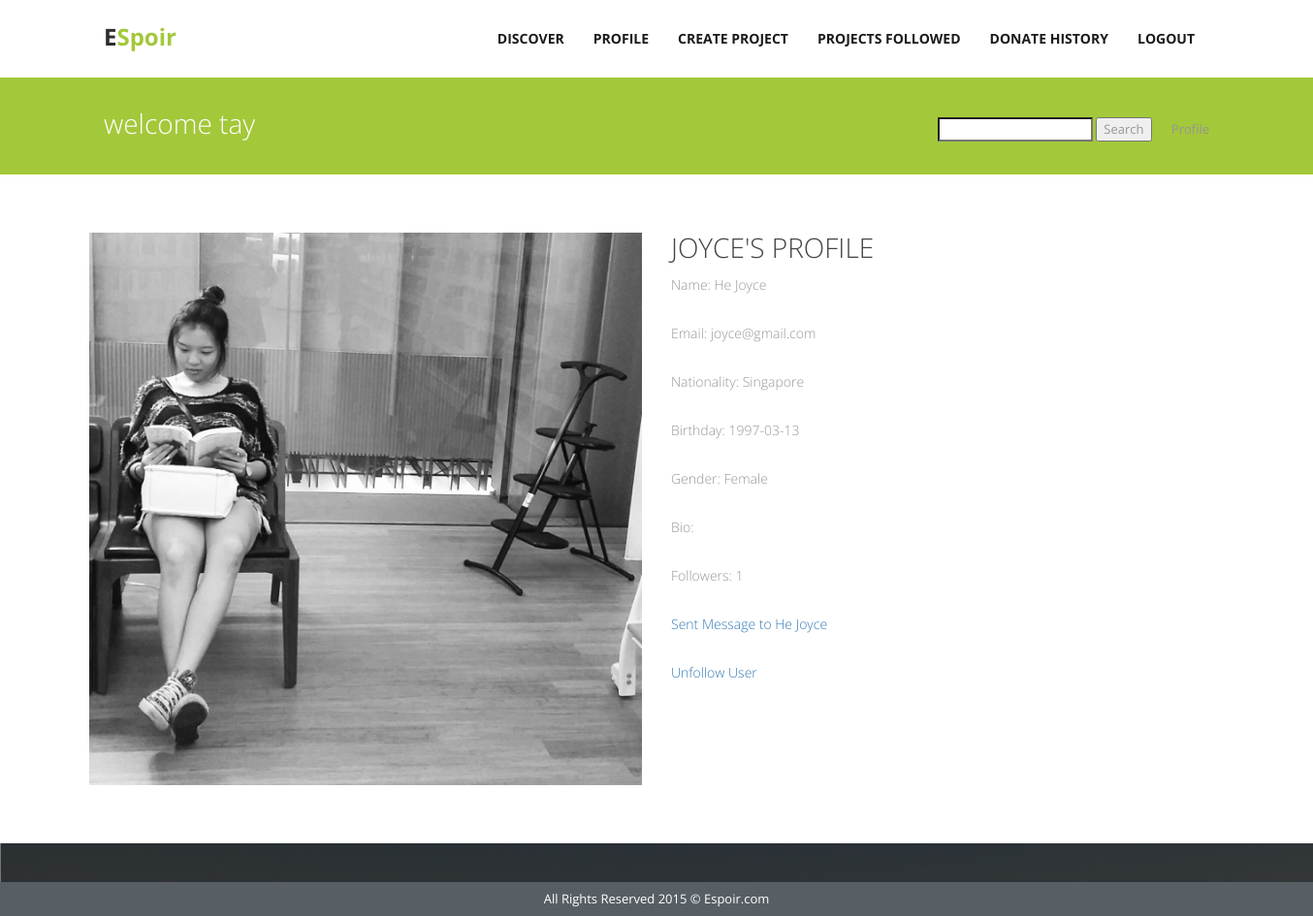
/viewProfile.php?userEmail=joyce@gmail.com (signed in), run on the app's committed database.
### tables this page shows
CREATE TABLE IF NOT EXISTS `user` (
  `userEmail` varchar(255) NOT NULL,
  `password` varchar(255) NOT NULL,
  `firstName` varchar(255) NOT NULL,
  `lastName` varchar(255) NOT NULL,
  `nationality` varchar(50) NOT NULL,
  `birthday` date NOT NULL,
  `gender` enum('Female','Male') NOT NULL,
  `picScr` blob NOT NULL,
  `picName` varchar(8000) NOT NULL,
  `bio` text
);

### viewProfile.php (the view, shortened to what this page needs)
<!DOCTYPE html>
<html lang="en">
<head>
    <link href="css/bootstrap.css" rel="stylesheet">
    <link href="//maxcdn.bootstrapcdn.com/font-awesome/4.2.0/css/font-awesome.min.css" rel="stylesheet">
    <link href="css/responsiveslides.css" rel="stylesheet">
    <link href="css/style.css" rel="stylesheet">
</head>
<?php
    include("db.php");
	$emailtxt = $_SESSION["emailtxt"];
	$sql = "SELECT * FROM user WHERE userEmail = '$emailtxt'";
	if ($result=mysqli_query($mysqli,$sql))
    {
        $rowcount=mysqli_num_rows($result);
    }
	if($rowcount==1)
	{
        $row = mysqli_fetch_array($result,MYSQLI_ASSOC);
	}
	else
	{
		echo '<script language="javascript">';
		echo 'alert("Wrong username/password");';
		echo 'window.location.href="../CS2102/loginreg.php";';
		echo '</script>';
	}
if(isset($_GET["userEmail"])){
	$searchUser = $_GET["userEmail"];
	$sql2 = "SELECT * FROM user WHERE userEmail = '$searchUser'";
	$result2=mysqli_query($mysqli,$sql2);
	$row2 = mysqli_fetch_array($result2,MYSQLI_ASSOC);
}
  ?>
<?php
  	$sql5 = "SELECT COUNT(following) FROM subscription WHERE following ='$searchUser'";
	 $count5=mysqli_query($mysqli,$sql5) or die(mysqli_error());
	 $result5 = mysqli_fetch_assoc($count5);
	 $total5 = $result5['COUNT(following)'];
  ?>
<body data-responsejs='{ "create": [ { "prop": "width", "breakpoints": [0, 320, 481, 641, 961, 1025, 1281, 1400] }]}'>
    <div class="wrapper">
        <div class="container">
            <nav class="navbar navbar-default">
                <div class="container-fluid">
                    <div class="navbar-header">
                        <a class="navbar-brand">E<span>Spoir</span></a>
                    </div>
                    <div class="collapse navbar-collapse pull-right" id="bs-example-navbar-collapse-1">
                        <ul class="nav navbar-nav">
                            <li><a href="discoverlogin.php">Discover </a></li>
                            <li><a href="profile.php">Profile</a></li>
                            <li><a href="createProject.php">Create Project</a></li>
                            <li><a href="projfollist.php">Projects Followed</a></li>
                            <li><a href="transactions.php">Donate History </a></li>
                            <li><a href="logout.php" id="logout">Logout</a></li>
                        </ul>
                    </div>
                </div>
            </nav>
        </div>
    </div>
    <div class="inner-head">
        <div class="container">
            <div class="col-lg-12">
                <h4 class="pull-left">welcome <?php echo $row["firstName"] ?></h4>
                <form method="post" action="search.php">
                    <p class="pull-right pagination">
                        <input type="Search" name="keyword">
                        <input type="submit" value="Search">
                        &nbsp;&nbsp;&nbsp;&nbsp;  Profile
                    </p>
                </form>
            </div>
        </div>
    </div>
    <div class="inner-page services">
        <div class="container">
            <div class="">
                <div class="col-md-6 no-padding-left">
                    <img src="image/<?php echo $row2["picName"]; ?>">
                </div>
                <div class="col-md-6">
                    <h2><?php echo $row2["firstName"] ?>'s Profile</h2>
                    <p>
                        Name: <?php echo $row2["lastName"]." ".$row2["firstName"] ?>
                        <br />
                        <br />
                        Email: <?php echo $row2["userEmail"] ?>
                        <br />
                        <br />
                        Nationality: <?php echo $row2["nationality"] ?>
                        <br />
                        <br />
                        Birthday: <?php echo $row2["birthday"] ?>
                        <br />
                        <br />
                        Gender: <?php echo $row2["gender"] ?>
                        <br />
                        <br />
                        Bio: <?php echo $row2["bio"] ?>
                        <br />
                        <br />
                        Followers: <?php echo $total5?>
                        <br />
                        <br />
                        <a href="addMessage.php?emailtxt=<?php echo $row2["userEmail"] ?>">Sent Message to <?php echo $row2["lastName"]." ".$row2["firstName"] ?></a>
                        <br />
                        <br />
                        <?php
					$sql3 = "SELECT * FROM subscription WHERE userEmail ='$emailtxt' AND following ='".$row2["userEmail"]."'";
					$result3=mysqli_query($mysqli,$sql3);
					$rowcount3=mysqli_num_rows($result3);
					if($rowcount3 ==1){
					echo '<a href="unsubscribe.php?userEmail='.$row2["userEmail"].'">Unfollow User</a>';
					}
					else{
					echo '<a href="subscribe.php?userEmail='.$row2["userEmail"].'">Follow User</a>';
					}
				?>
                </div>
                <div class="clearfix"></div>
            </div>
        </div>
    </div>
    <div class="testimonial main"></div>
    <div class="copyright">
        <div class="container">
            <p>All Rights Reserved 2015 &copy; Espoir.com</p>
        </div>
    </div>
</body>
</html>

### css/style.css (style rules this page uses)
* { font-family: 'Open Sans', sans-serif; }
.wrapper { width: 100%; margin: 0 auto; }
@media (min-width:1200px) { .wrapper { width: 1344px; margin: 0 auto; } }
@media (min-width:1200px) { .container { padding: 0; position: relative; } }
@media (min-width:1200px) { div#bs-example-navbar-collapse-1 { padding-right: 0; } }
@media (min-width:1200px) { .no-padding-left { padding-left: 0; } }
a, a:hover, a:focus { text-decoration: none; }
img { vertical-align: middle; width: 100%; }
h2 { font-size: 28px; font-weight: 300; text-transform: uppercase; color: #444444; margin-top: 60px; }
h4 { font-size: 16px; font-weight: bold; text-transform: uppercase; margin-bottom: 0px; margin-top: 20px; }
p { color: #969696; font-size: 13px; }
.navbar-brand span { color: #A3C83A; }
a.navbar-brand { color: #2f2e2e !important; font-weight: bold; font-size: 24px; padding-top: 28px; }
.navbar { margin-bottom: 0; }
.navbar-default .navbar-nav > li > a { font-size: 14px; font-weight: bold; color: #1b1a1a ; text-transform: uppercase; padding-top: 30px; padding-bottom: 30px; }
.navbar-default { background-color: inherit; border: none; }
.copyright .container p { color: white; text-align: center; margin: 8px; }
.copyright { background: #575F65; }
.inner-head h4 { font-size: 28px; font-weight: 300; text-transform: lowercase; color: white; margin-top: 32px; }
.inner-head { background: #A3C83A; min-height: 100px; margin-bottom: 60px; }
.pagination { margin-top: 41px; }
.inner-page p { font-size: 14px; text-align: justify; line-height: 25px; font-weight:300; }
.clearfix { position: relative; z-index: -1; top: 1px; left: 0px; }
.col-md-6 h2 { margin-top: 0; }
.testimonial.main { background: url('../img/testimonial_bg.jpg'); padding: 30px 0 10px 0; margin-top: 60px; }

### data on the page
user: firstName "tay"
user: picName (picture), firstName "JOYCE", lastName "He", firstName "Joyce", userEmail "joyce@gmail.com", nationality "Singapore", birthday "1997-03-13", gender "Female"

### other printed values
$total5 "1"
